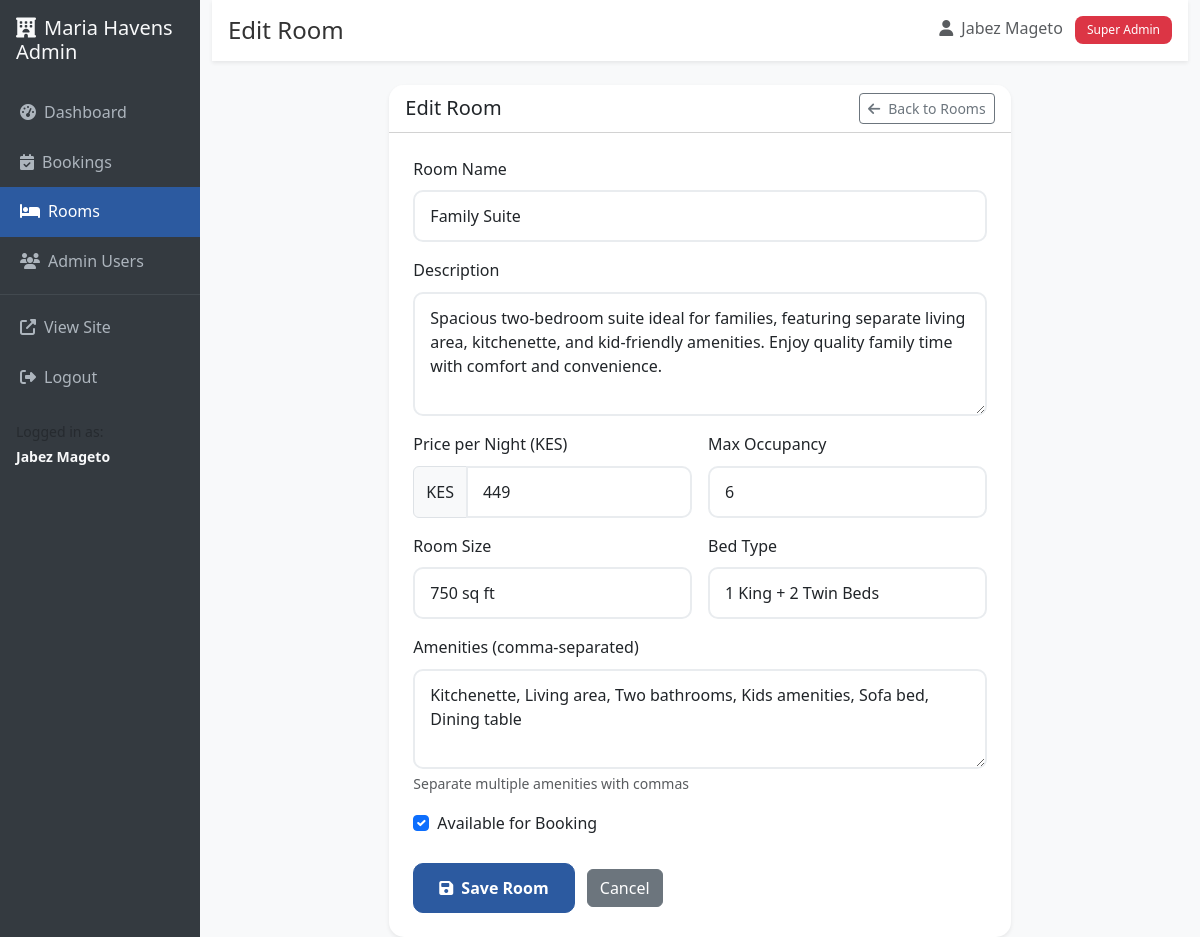
/admin/room/2/edit (signed in), run on the app's committed database.
### models.py (models this page shows, shortened)
class User(UserMixin, db.Model):
    __tablename__ = 'users'
    id = db.Column(db.Integer, primary_key=True)
    email = db.Column(db.String(120), unique=True, nullable=False)
    password_hash = db.Column(db.String(256), nullable=False)
    name = db.Column(db.String(100), nullable=False)
    is_admin = db.Column(db.Boolean, default=False)
    is_super_admin = db.Column(db.Boolean, default=False)  # Manager who can create other admins
    created_at = db.Column(db.DateTime, default=datetime.utcnow)
    created_by_id = db.Column(db.Integer, db.ForeignKey('users.id'))  # Track who created this admin
    created_admins = db.relationship('User', backref=db.backref('created_by', remote_side=[id]), lazy=True)

class Room(db.Model):
    __tablename__ = 'rooms'
    id = db.Column(db.Integer, primary_key=True)
    name = db.Column(db.String(100), nullable=False)
    description = db.Column(Text, nullable=False)
    price_per_night = db.Column(db.Numeric(10, 2), nullable=False)
    max_occupancy = db.Column(db.Integer, nullable=False)
    room_size = db.Column(db.String(50))
    bed_type = db.Column(db.String(50))
    amenities = db.Column(Text)  # JSON string of amenities
    image_url = db.Column(db.String(200))
    is_available = db.Column(db.Boolean, default=True)
    created_at = db.Column(db.DateTime, default=datetime.utcnow)

### routes.py (the view, shortened to what this page needs)
@app.route('/admin/room/<int:room_id>/edit', methods=['GET', 'POST'])
@login_required
def admin_edit_room(room_id):
    if not current_user.is_admin:
        flash('Access denied. Admin privileges required.', 'danger')
        return redirect(url_for('index'))
    room = Room.query.get_or_404(room_id)
    form = RoomForm(obj=room)
    return render_template('admin/room_form.html', form=form, title='Edit Room', room=room)

### forms.py
class RoomForm(FlaskForm):
    name = StringField('Room Name', validators=[DataRequired(), Length(min=2, max=100)])
    description = TextAreaField('Description', validators=[DataRequired()])
    price_per_night = IntegerField('Price per Night (KES)', validators=[DataRequired(), NumberRange(min=1)])
    max_occupancy = IntegerField('Max Occupancy', validators=[DataRequired(), NumberRange(min=1, max=10)])
    room_size = StringField('Room Size', validators=[Optional()])
    bed_type = StringField('Bed Type', validators=[Optional()])
    amenities = TextAreaField('Amenities (comma-separated)', validators=[Optional()])
    is_available = BooleanField('Available for Booking', default=True)

### app.py (called while the page is built)
@login_manager.user_loader
def load_user(user_id):
    return User.query.get(int(user_id))

### templates/admin/room_form.html (shortened to what this page needs)
{% extends "admin/base.html" %}
{% block page_title %}{{ title }}{% endblock %}
{% block content %}
<div class="row justify-content-center">
    <div class="col-lg-8">
        <div class="card border-0 shadow-sm">
            <div class="card-header bg-white">
                <div class="d-flex justify-content-between align-items-center">
                    <h5 class="mb-0">{{ title }}</h5>
                    <a href="{{ url_for('admin_rooms') }}" class="btn btn-sm btn-outline-secondary">
                        <i class="fas fa-arrow-left me-2"></i>Back to Rooms
                    </a>
                </div>
            </div>
            <div class="card-body p-4">
                <form method="POST">
                    <div class="row g-3">
                        <div class="col-md-12">
                            {{ form.name.label(class="form-label") }}
                            {{ form.name(class="form-control") }}
                        </div>
                        <div class="col-md-12">
                            {{ form.description.label(class="form-label") }}
                            {{ form.description(class="form-control", rows="4") }}
                        </div>
                        <div class="col-md-6">
                            {{ form.price_per_night.label(class="form-label") }}
                            <div class="input-group">
                                <span class="input-group-text">KES</span>
                                {{ form.price_per_night(class="form-control") }}
                            </div>
                        </div>
                        <div class="col-md-6">
                            {{ form.max_occupancy.label(class="form-label") }}
                            {{ form.max_occupancy(class="form-control") }}
                        </div>
                        <div class="col-md-6">
                            {{ form.room_size.label(class="form-label") }}
                            {{ form.room_size(class="form-control", placeholder="e.g., 450 sq ft") }}
                        </div>
                        <div class="col-md-6">
                            {{ form.bed_type.label(class="form-label") }}
                            {{ form.bed_type(class="form-control", placeholder="e.g., King Bed") }}
                        </div>
                        <div class="col-md-12">
                            {{ form.amenities.label(class="form-label") }}
                            {{ form.amenities(class="form-control", rows="3", placeholder="e.g., Ocean view, Private balcony, Mini-bar, Smart TV") }}
                            <div class="form-text">Separate multiple amenities with commas</div>
                        </div>
                        <div class="col-md-12">
                            <div class="form-check">
                                {{ form.is_available(class="form-check-input") }}
                                {{ form.is_available.label(class="form-check-label") }}
                            </div>
                        </div>
                    </div>
                    <div class="mt-4">
                        <button type="submit" class="btn btn-primary me-2">
                            <i class="fas fa-save me-2"></i>Save Room
                        </button>
                        <a href="{{ url_for('admin_rooms') }}" class="btn btn-secondary">Cancel</a>
                    </div>
                </form>
            </div>
        </div>
    </div>
</div>
{% endblock %}

### templates/admin/base.html (shortened to what this page needs)
<!DOCTYPE html>
<html lang="en">
<head>
    <link href="https://cdn.jsdelivr.net/npm/bootstrap@5.3.0/dist/css/bootstrap.min.css" rel="stylesheet">
    <link href="https://cdnjs.cloudflare.com/ajax/libs/font-awesome/6.4.0/css/all.min.css" rel="stylesheet">
    <link href="{{ url_for('static', filename='css/style.css') }}" rel="stylesheet">
</head>
<body>
    <div class="container-fluid">
        <div class="row">
            <div class="col-md-3 col-lg-2 px-0 admin-sidebar">
                <div class="p-3">
                    <h5 class="text-light">
                        <i class="fas fa-hotel me-2"></i>Maria Havens Admin
                    </h5>
                </div>
                <nav class="nav flex-column">
                    <a class="sidebar-item {% if request.endpoint == 'admin_dashboard' %}active{% endif %}"
                       href="{{ url_for('admin_dashboard') }}">
                        <i class="fas fa-tachometer-alt me-2"></i>Dashboard
                    </a>
                    <a class="sidebar-item {% if request.endpoint == 'admin_bookings' %}active{% endif %}"
                       href="{{ url_for('admin_bookings') }}">
                        <i class="fas fa-calendar-check me-2"></i>Bookings
                    </a>
                    <a class="sidebar-item {% if request.endpoint in ['admin_rooms', 'admin_add_room', 'admin_edit_room'] %}active{% endif %}"
                       href="{{ url_for('admin_rooms') }}">
                        <i class="fas fa-bed me-2"></i>Rooms
                    </a>
                    {% if current_user.is_super_admin %}
                    <a class="sidebar-item {% if request.endpoint in ['admin_users', 'admin_add_user'] %}active{% endif %}"
                       href="{{ url_for('admin_users') }}">
                        <i class="fas fa-users me-2"></i>Admin Users
                    </a>
                    {% endif %}
                    <hr class="text-secondary my-2">
                    <a class="sidebar-item" href="{{ url_for('index') }}" target="_blank">
                        <i class="fas fa-external-link-alt me-2"></i>View Site
                    </a>
                    <a class="sidebar-item" href="{{ url_for('admin_logout') }}">
                        <i class="fas fa-sign-out-alt me-2"></i>Logout
                    </a>
                </nav>
                <div class="p-3 mt-auto">
                    <small class="text-muted">
                        Logged in as:<br>
                        <strong class="text-light">{{ current_user.name }}</strong>
                    </small>
                </div>
            </div>
            <div class="col-md-9 col-lg-10 admin-content">
                <div class="bg-white shadow-sm p-3 mb-4">
                    <div class="d-flex justify-content-between align-items-center">
                        <h4 class="mb-0">{% block page_title %}Admin Dashboard{% endblock %}</h4>
                        <span class="text-muted">
                            <i class="fas fa-user me-2"></i>{{ current_user.name }}
                            {% if current_user.is_super_admin %}<span class="badge bg-danger ms-2">Super Admin</span>{% endif %}
                        </span>
                    </div>
                </div>
                <div class="px-3">
                    {% block content %}{% endblock %}
                </div>
            </div>
        </div>
    </div>
</body>
</html>

### static/css/style.css (style rules this page uses)
:root { --primary-color: #2c5aa0; --secondary-color: #f8f9fa; --accent-color: #17a2b8; --dark-color: #343a40; --light-color: #ffffff; }
body { font-family: 'Segoe UI', Tahoma, Geneva, Verdana, sans-serif; line-height: 1.6; color: #333; }
.card { transition: transform 0.3s ease, box-shadow 0.3s ease; border-radius: 15px; overflow: hidden; }
.form-control, .form-select { border-radius: 10px; border: 2px solid #e9ecef; padding: 12px 15px; transition: border-color 0.3s ease, box-shadow 0.3s ease; }
.btn-primary { background: var(--primary-color); border-color: var(--primary-color); border-radius: 10px; padding: 12px 25px; font-weight: 600; transition: all 0.3s ease; }
.badge { font-weight: 500; padding: 8px 12px; border-radius: 8px; }

### templates/admin/base.html (style rules this page uses)
.admin-sidebar { min-height: 100vh; background: var(--dark-color); }
.admin-content { min-height: 100vh; background: #f8f9fa; }
.sidebar-item { color: #adb5bd; text-decoration: none; padding: 12px 20px; display: block; transition: all 0.3s; }
.sidebar-item:hover, .sidebar-item.active { color: white; background: var(--primary-color); }

### data on the page
User: name "Jabez Mageto"
Room: name "Family Suite", description "Spacious two-bedroom suite ideal for families, featuring separate living area, kitchenette, and kid-friendly amenities. Enjoy quality family time with comfort and convenience.", price_per_night "449", max_occupancy "6", room_size "750 sq ft", bed_type "1 King + 2 Twin Beds", amenities "Kitchenette, Living area, Two bathrooms, Kids amenities, Sofa bed, Dining table", is_available "☑"

### other printed values
{{ title }} "Edit Room"
